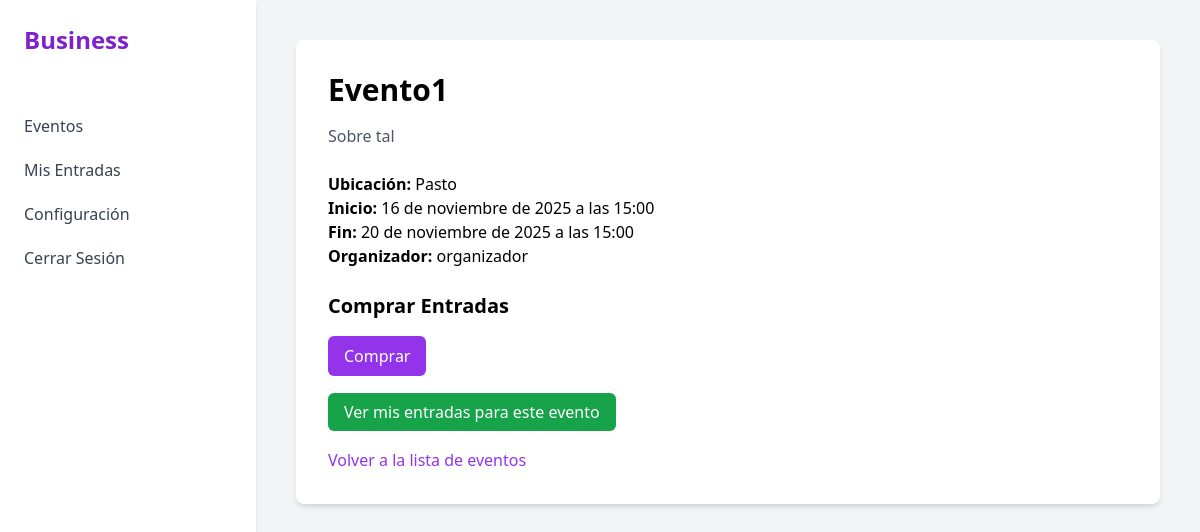
Screenshot of /events/1/ (signed in) with the database file from the repository.
### events/models.py (models this page shows, shortened)
class Event(models.Model):
    title = models.CharField(max_length=200)
    description = models.TextField()
    start_time = models.DateTimeField()
    end_time = models.DateTimeField()
    location = models.ForeignKey(Location, on_delete=models.CASCADE)
    organizer = models.ForeignKey(User, on_delete=models.CASCADE, related_name='organized_events')
    assistants = models.ManyToManyField(User, related_name='assisted_events', blank=True)

class Location(models.Model):
    name = models.CharField(max_length=100)
    address = models.CharField(max_length=200)
    capacity = models.PositiveIntegerField()

### events/views.py (the view)
# urls.py: path('<int:pk>/', EventDetailView.as_view(), name='event-detail'),
class EventDetailView(DetailView):
    model = Event
    template_name = 'events/event_detail.html'
    def get_context_data(self, **kwargs):
        context = super().get_context_data(**kwargs)
        if self.request.user.is_authenticated:
            user_tickets = Ticket.objects.filter(
                attendee=self.request.user,
                ticket_type__event=self.object
            )
            context['user_tickets'] = user_tickets
        return context

### templates/events/event_detail.html (shortened to what this page needs)
{% extends 'base.html' %}
{% block content %}
<div class="p-8 bg-white rounded-lg shadow-md">
    <h1 class="text-3xl font-bold">{{ event.title }}</h1>
    <p class="mt-4 text-gray-600">{{ event.description }}</p>
    <div class="mt-6">
        <p><strong>Ubicación:</strong> {{ event.location.name }}</p>
        <p><strong>Inicio:</strong> {{ event.start_time }}</p>
        <p><strong>Fin:</strong> {{ event.end_time }}</p>
        <p><strong>Organizador:</strong> {{ event.organizer.username }}</p>
    </div>
    {% if user.is_authenticated and user.userprofile.role == 'client' %}
        <div class="mt-6">
            <h2 class="text-xl font-bold">Comprar Entradas</h2>
            {% if event.tickettype_set.all %}
                <form method="post" action="{% url 'tickets:purchase-ticket' event.pk %}" class="space-y-4">
                    <div>
                        <button type="submit" class="px-4 py-2 font-medium text-white bg-purple-600 rounded-md hover:bg-purple-700">Comprar</button>
                    </div>
                </form>
            {% else %}
                <p class="text-gray-500">No hay tipos de entrada disponibles para este evento.</p>
            {% endif %}
        </div>
        {% if user_tickets %}
            <div class="mt-6">
                <a href="{% url 'tickets:my-tickets-event' event.pk %}" class="px-4 py-2 font-medium text-white bg-green-600 rounded-md hover:bg-green-700">Ver mis entradas para este evento</a>
            </div>
        {% endif %}
    {% endif %}
    <div class="mt-6">
        <a href="{% url 'events:event-list' %}" class="font-medium text-purple-600 hover:text-purple-500">Volver a la lista de eventos</a>
    </div>
</div>
{% endblock %}

### rows the page displays
Event: title "Evento1", description "Sobre tal", location.name "Pasto", start_time "16 de noviembre de 2025 a las 15:00", end_time "20 de noviembre de 2025 a las 15:00", organizer.username "organizador"
